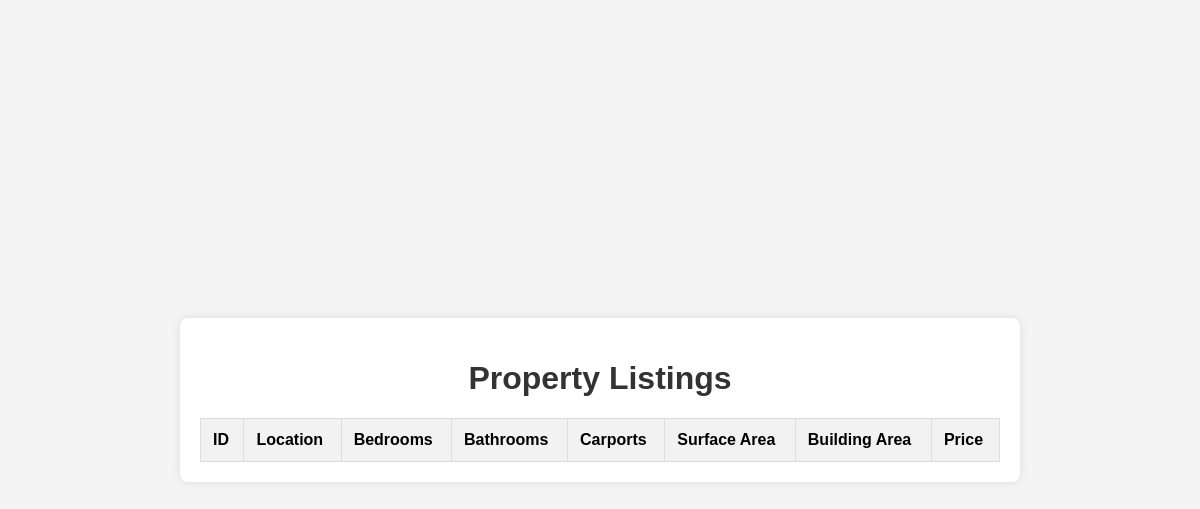
The page /properties on the database as committed earlier.
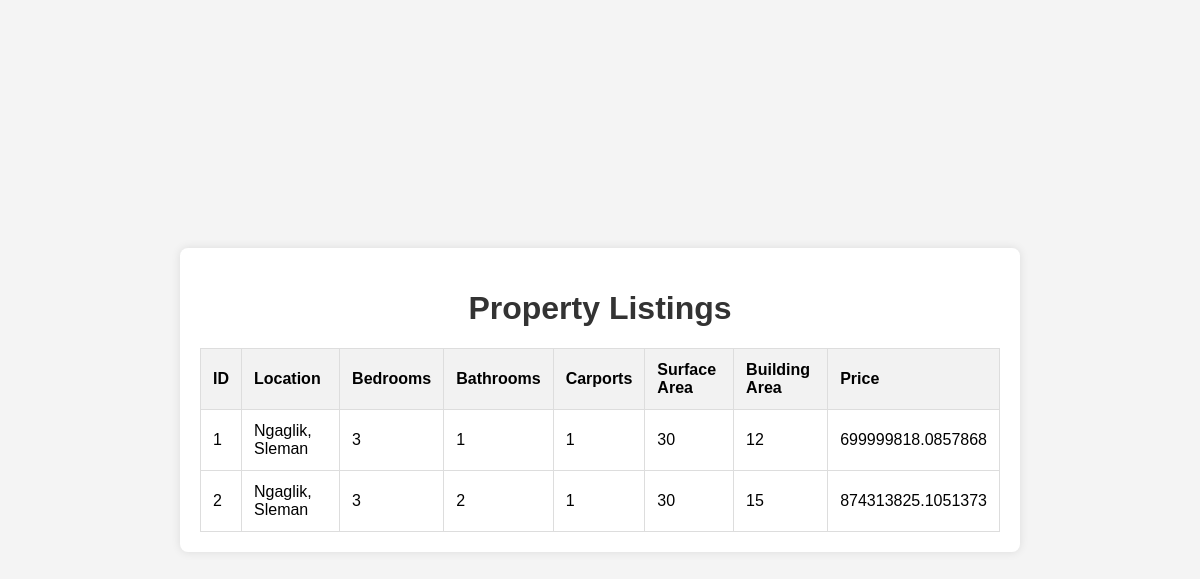
The same page on the database as committed later.
### app.py (models this page shows)
class Property(db.Model):
    id = db.Column(db.Integer, primary_key=True)
    location = db.Column(db.String(255), nullable=False)
    bed = db.Column(db.Integer, nullable=False)
    bath = db.Column(db.Integer, nullable=False)
    carport = db.Column(db.Integer, nullable=False)
    surface_area = db.Column(db.Integer, nullable=False)
    building_area = db.Column(db.Integer, nullable=False)
    price = db.Column(db.Float, nullable=False)

### app.py (the view)
@app.route('/properties')
def properties():
    all_properties = Property.query.all()
    return render_template('properties.html', properties=all_properties)

### templates/properties.html (shortened to what this page needs)
<!DOCTYPE html>
<html lang="en">
<head>
    <link rel="stylesheet" href="{{ url_for('static', filename='styles.css') }}">
</head>
<body>
    <div class="container">
        <h1>Property Listings</h1>
        <table>
            <thead>
                <tr>
                    <th>ID</th>
                    <th>Location</th>
                    <th>Bedrooms</th>
                    <th>Bathrooms</th>
                    <th>Carports</th>
                    <th>Surface Area</th>
                    <th>Building Area</th>
                    <th>Price</th>
                </tr>
            </thead>
            <tbody>
                {% for property in properties %}
                <tr>
                    <td>{{ property.id }}</td>
                    <td>{{ property.location }}</td>
                    <td>{{ property.bed }}</td>
                    <td>{{ property.bath }}</td>
                    <td>{{ property.carport }}</td>
                    <td>{{ property.surface_area }}</td>
                    <td>{{ property.building_area }}</td>
                    <td>{{ property.price }}</td>
                </tr>
                {% endfor %}
            </tbody>
        </table>
    </div>
</body>
</html>

### static/styles.css (style rules this page uses)
body { font-family: Arial, sans-serif; margin: 0; padding: 0; display: flex; justify-content: center; align-items: center; height: 100vh; background-color: #f4f4f4; }
.container { background: #fff; padding: 20px; box-shadow: 0 0 10px rgba(0, 0, 0, 0.1); border-radius: 8px; max-width: 800px; width: 100%; }
h1 { text-align: center; color: #333; }
table { width: 100%; border-collapse: collapse; margin-top: 20px; }
table, th, td { border: 1px solid #ddd; }
th, td { padding: 12px; text-align: left; }
th { background-color: #f2f2f2; }

Rows that differ between the two databases and show on the page:
added Property: id "1", location "Ngaglik, Sleman", bed "3", bath "1", carport "1", surface_area "30", building_area "12", price "699999818.0857868"
added Property: id "2", location "Ngaglik, Sleman", bed "3", bath "2", carport "1", surface_area "30", building_area "15", price "874313825.1051373"
